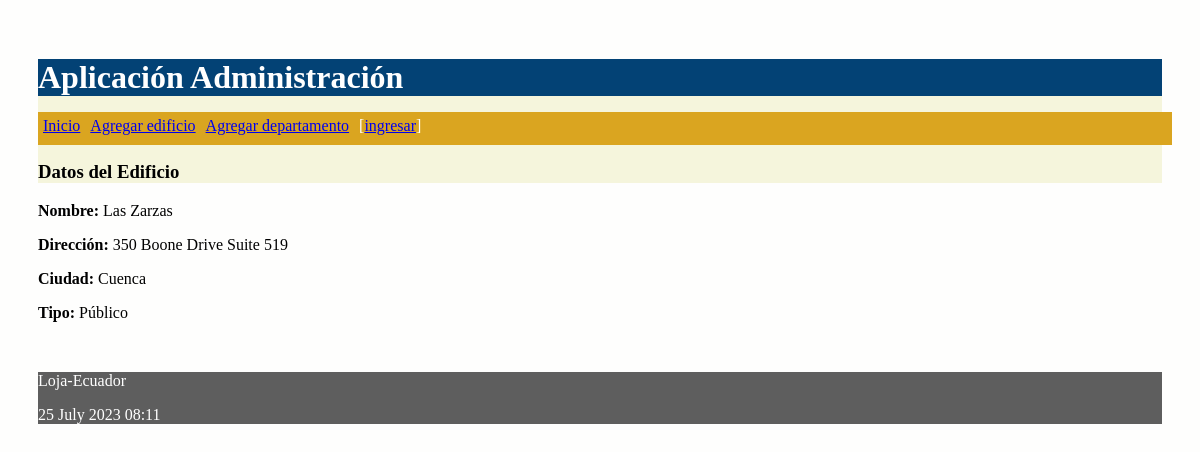
The page /edificio/3 on the database its author committed.
### proyecto/models.py (models this page shows, shortened)
class Edificio(models.Model):
    opciones_tipo_edificio = (
        ('Residencial', 'Residencial'),
        ('Público', 'Público'),
        ('Negocio', 'Negocio'),
    )
    nombre = models.CharField(max_length=30)
    direccion = models.CharField(max_length=30)
    ciudad = models.CharField(max_length=30)
    tipo = models.CharField(max_length=30, choices=opciones_tipo_edificio)

### proyecto/views.py (the view)
# urls.py: path('edificio/<int:id>', views.obtener_edificio,
def obtener_edificio(request, id):
    edificio = Edificio.objects.get(pk=id)
    diccionario = {'edificio': edificio}
    return render(request, 'obtenerEdificio.html', diccionario)

### proyecto/templates/obtenerEdificio.html
{% extends "master.html" %}
{% block content %}
    <h3>Datos del Edificio</h3>
    <p><b>Nombre:</b> {{edificio.nombre}}</p>
    <p><b>Dirección:</b> {{edificio.direccion}}</p>
    <p><b>Ciudad:</b> {{edificio.ciudad}}</p>
    <p><b>Tipo:</b> {{edificio.tipo.capitalize}}</p>
    <br/>
{% endblock %}

### proyecto/static/css/estilos.css (style rules this page uses)
body { background: #FEFEFD; padding: 30px; }
h3 { margin-top: 0px; background-color: beige; }

### rows shown on the page
Edificio: nombre "Las Zarzas", direccion "350 Boone Drive Suite 519", ciudad "Cuenca", tipo "Público"
